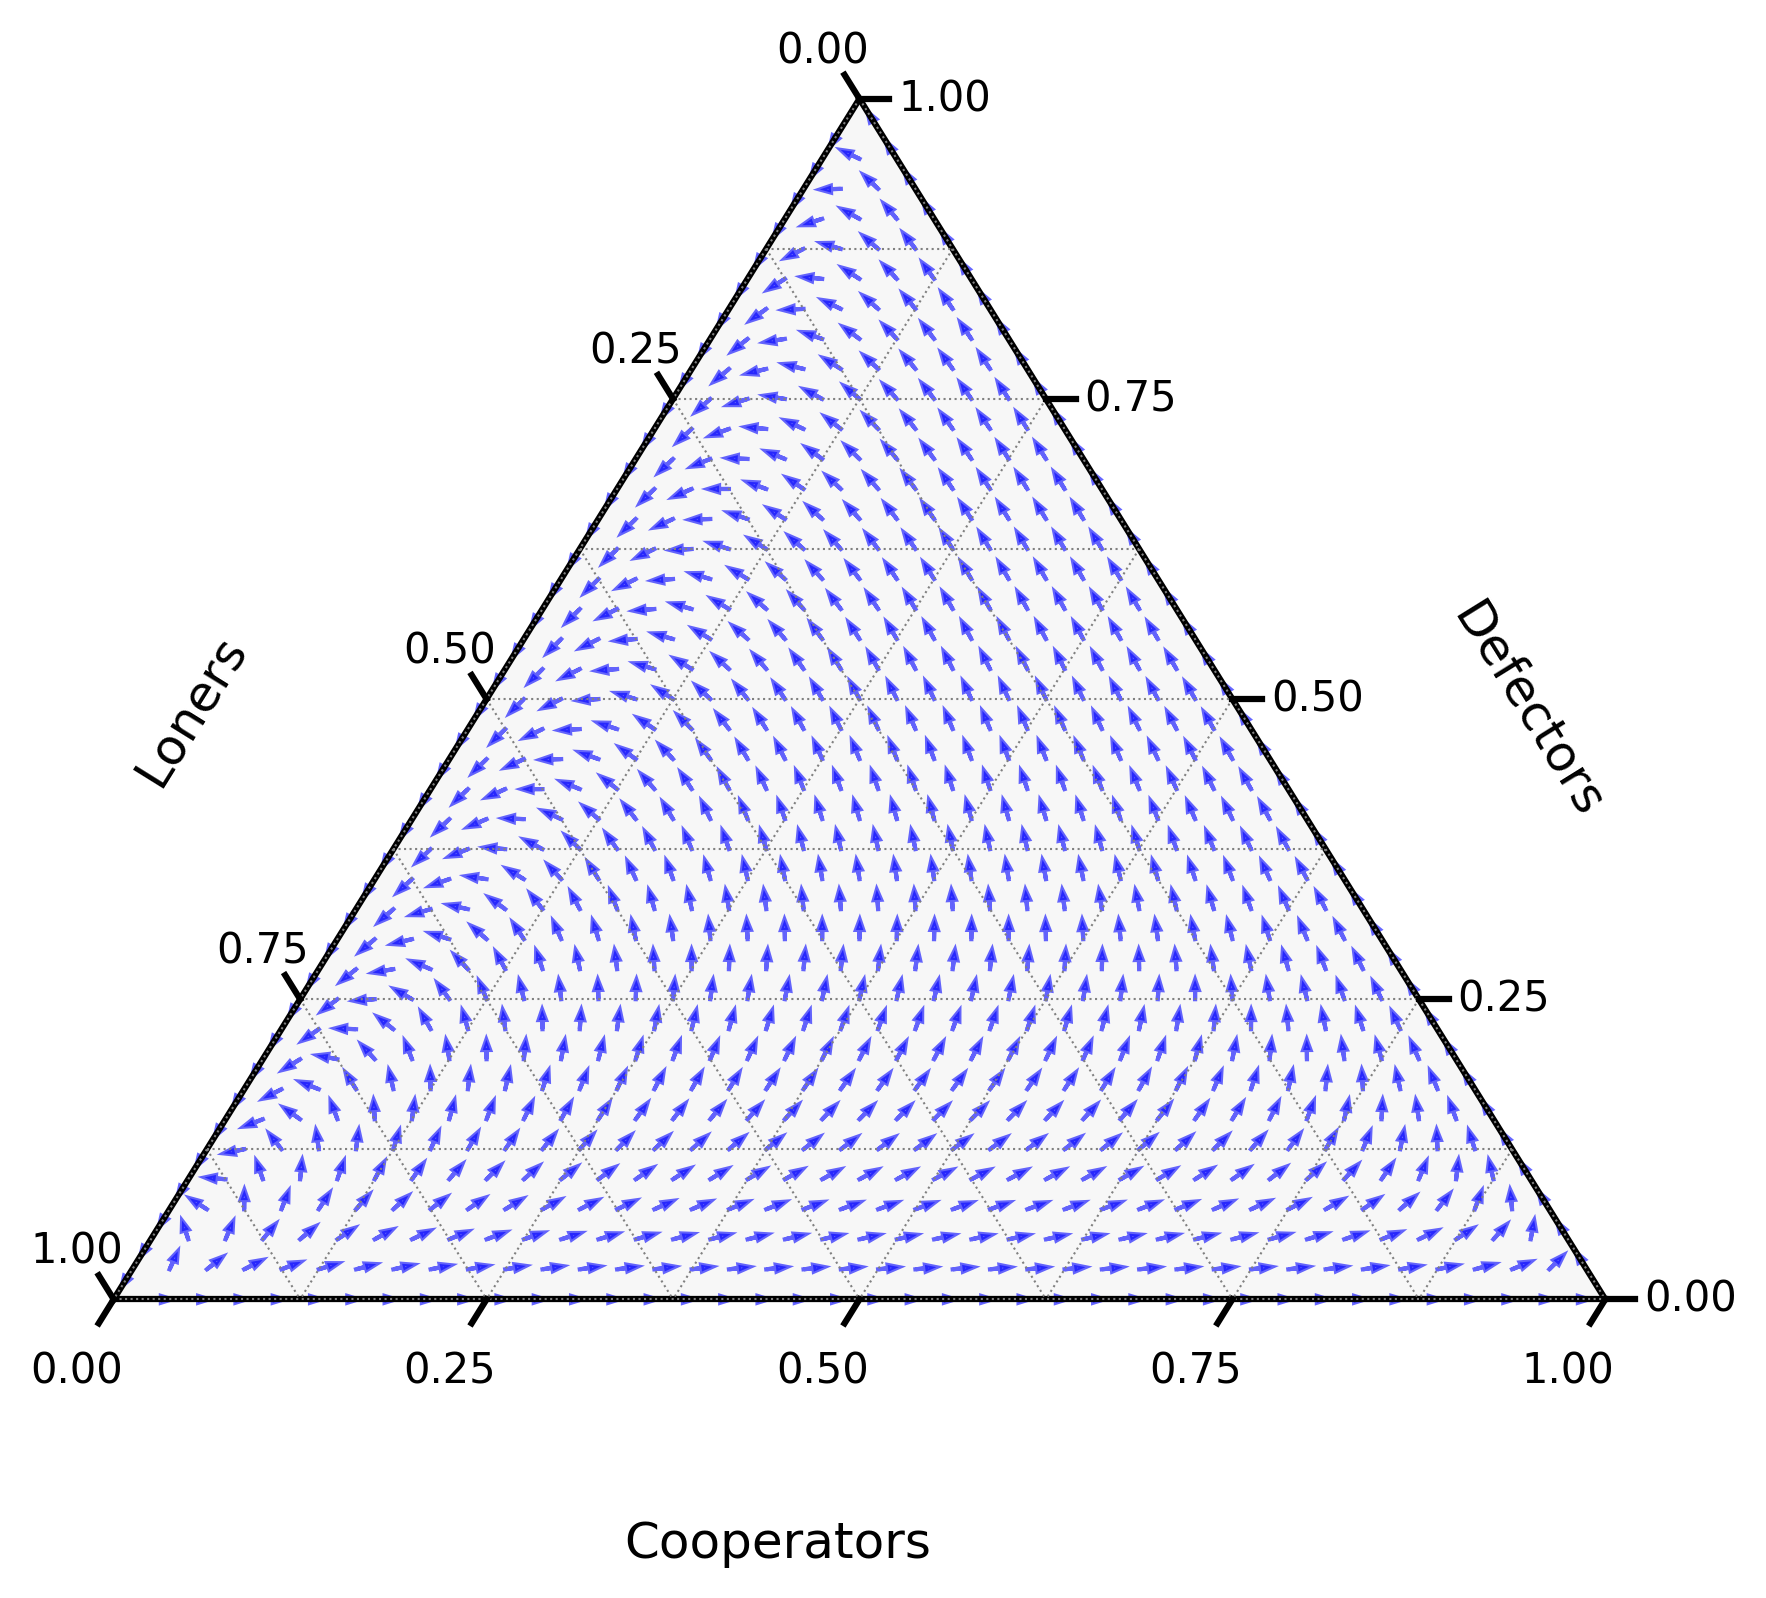

Here is the Python script that generated this plot:
import ternary
import matplotlib.pyplot as plt
import numpy as np
from matplotlib.ticker import FormatStrFormatter

scale = 40  # Higher scale = finer grid

def replicator_dynamics(x, r, sigma):
    x_C, x_D, x_L = x
    P_C = r * x_C / (x_C + x_D) - 1
    P_D = r * x_C / (x_C + x_D)
    P_L = sigma
    phi = x_C * P_C + x_D * P_D + x_L * P_L
    dx = [
        x_C * (P_C - phi),
        x_D * (P_D - phi),
        x_L * (P_L - phi)
    ]
    return np.array(dx)

def normalize(v):
    norm = np.linalg.norm(v)
    return v / norm if norm != 0 else v



fig, tax = ternary.figure(scale=scale)
fig.set_size_inches(6, 5)
tax.boundary()
tax.gridlines(multiple=5, color="gray", linewidth=0.5)

ticks_offset = 0.02
tax.ticks(axis='lbr', ticks=list(np.linspace(0, 1, 5)), tick_formats="%.2f",
          offset=ticks_offset)
tax.clear_matplotlib_ticks()

step_size = 1  # controls grid density
arrow_scale = 0.8  # controls arrow length

r = 3
sigma = .6

for i in range(0, scale + 1, step_size):
    for j in range(0, scale + 1 - i, step_size):
        k = scale - i - j
        x = np.array([i, j, k]) / scale
        dx = replicator_dynamics(x, r=r, sigma=sigma)
        dx = normalize(dx) * (arrow_scale / scale)
        tip = x + dx

        if np.all(tip >= 0) and np.isclose(np.sum(tip), 1.0, atol=1e-2):
            # Convert barycentric coordinates to 2D
            start_xy = ternary.helpers.project_point((i, j, k))
            end_xy = ternary.helpers.project_point((tip[0]*scale, tip[1]*scale, tip[2]*scale))
            vec = np.array(end_xy) - np.array(start_xy)
            plt.arrow(
                start_xy[0], start_xy[1],
                vec[0], vec[1],
                head_width=0.2,
                head_length=0.3,
                fc='blue', ec='blue',
                length_includes_head=True,
                alpha=0.6
            )

# Labels
axis_label_offset = 0.2
tax.left_axis_label("Loners", fontsize=12, offset=axis_label_offset)
tax.right_axis_label("Defectors", fontsize=12, offset=axis_label_offset)
tax.bottom_axis_label("Cooperators", fontsize=12, offset=axis_label_offset)
# Remove box around plot
tax.ax.axis('off')
plt.tight_layout()
tax.savefig("main.png", bbox_inches='tight', dpi=300)
